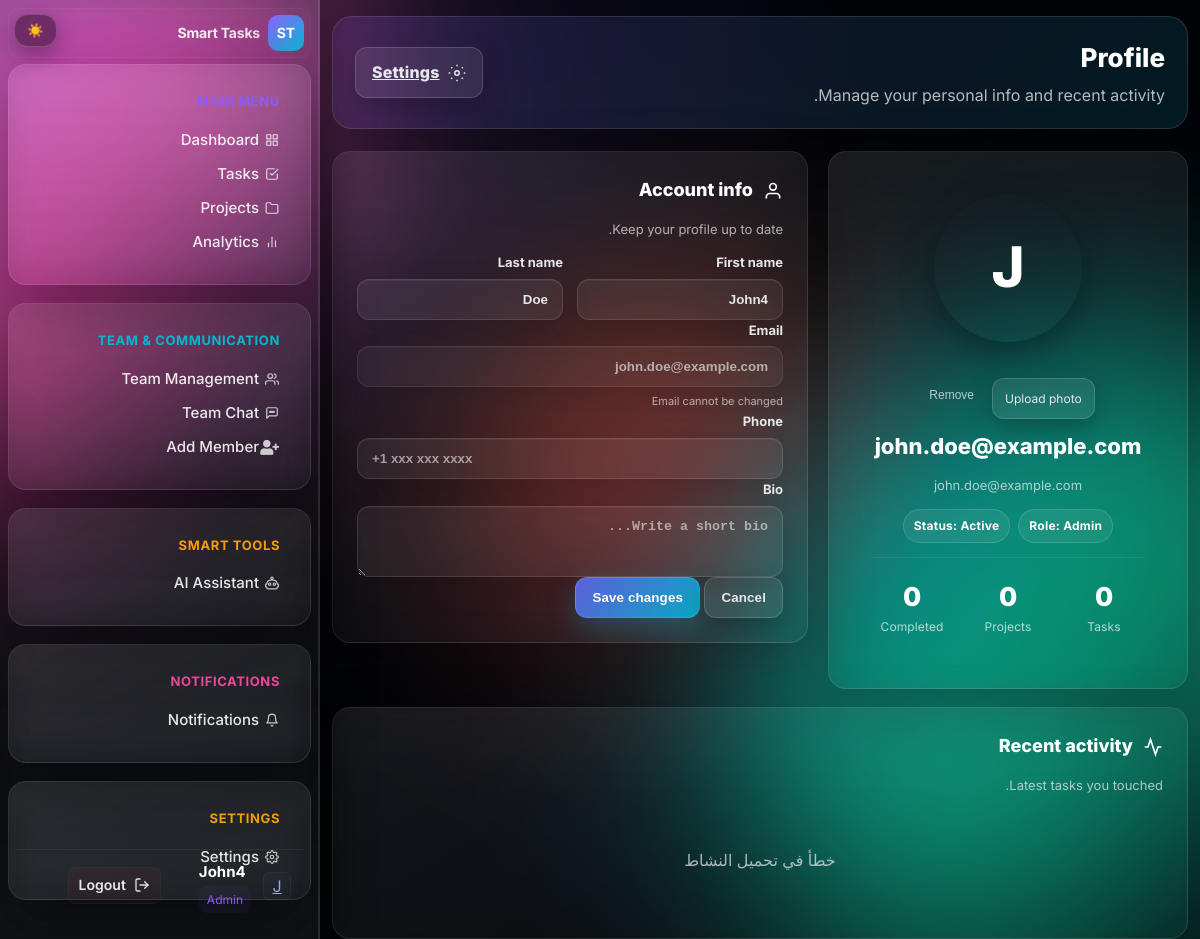
The app's page /profile/ (signed in), older data.
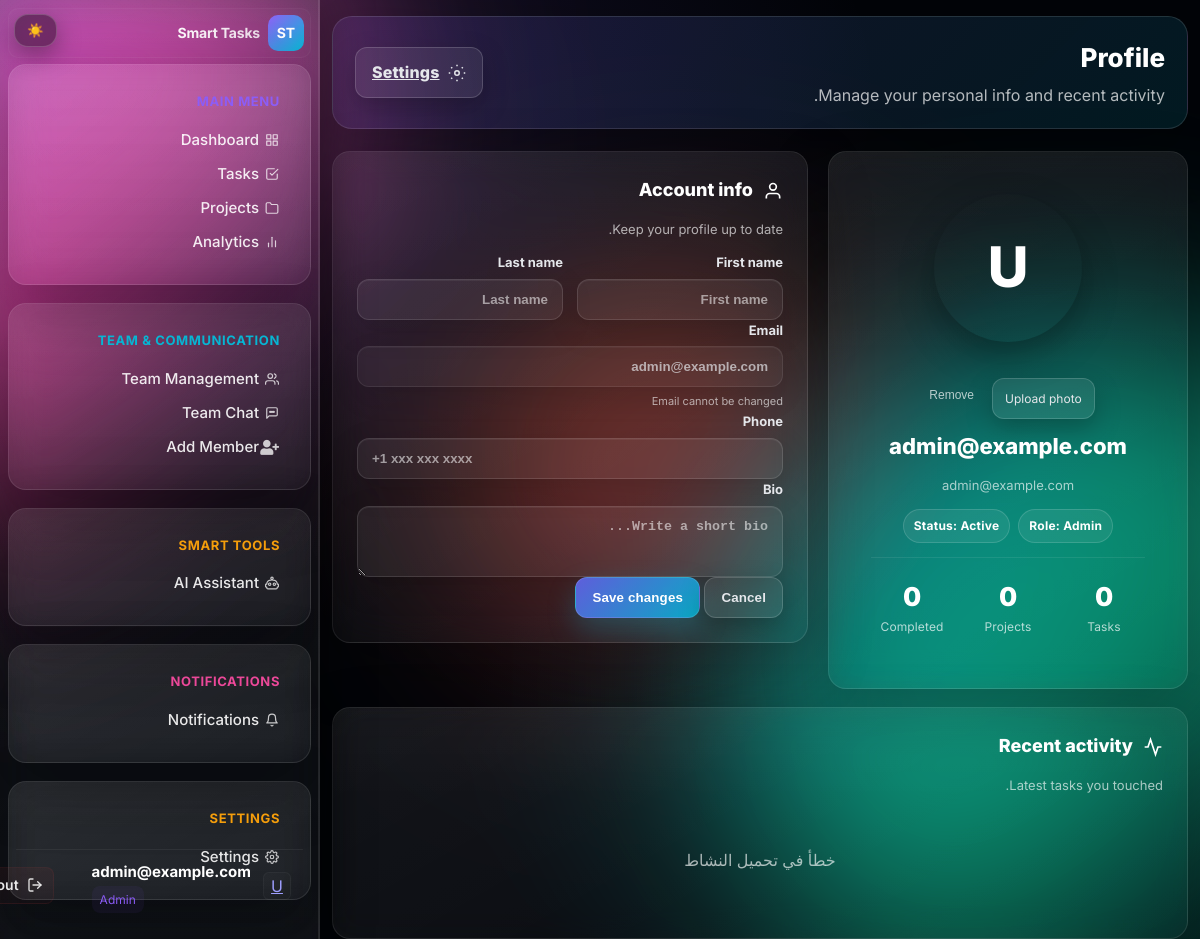
The same page, newer data.
### users/models.py (models this page shows, shortened)
class CustomUser(AbstractBaseUser, PermissionsMixin):
	email = models.EmailField(unique=True)
	first_name = models.CharField(max_length=50, blank=True)
	last_name = models.CharField(max_length=50, blank=True)
	phone_number = models.CharField(max_length=20, blank=True, null=True)
	is_active = models.BooleanField(default=True)
	is_staff = models.BooleanField(default=False)
	date_joined = models.DateTimeField(default=timezone.now)
	USERNAME_FIELD = 'email'
	REQUIRED_FIELDS = []
	objects = CustomUserManager()

### frontend/views.py (the view)
# urls.py: path('profile/', views.profile_view, name='profile'),
@login_required
def profile_view(request):
    return render(request, 'profile.html')

### templates/profile.html (shortened to what this page needs)
{% extends 'base.html' %}
{% load static %}
{% block content %}
<section class="profile-hero">
    <div>
        <h1>Profile</h1>
        <p>Manage your personal info and recent activity.</p>
    </div>
    <div class="actions">
        <a href="{% url 'settings' %}" class="btn btn-secondary">
            <svg width="18" height="18" viewBox="0 0 24 24" fill="none" stroke="currentColor" stroke-width="2">
                <circle cx="12" cy="12" r="3"></circle>
                <path d="M12 1v2m0 18v2M4.22 4.22l1.42 1.42m12.72 12.72l1.42 1.42M1 12h2m18 0h2M4.22 19.78l1.42-1.42M18.36 5.64l1.42-1.42"></path>
            </svg>
            Settings
        </a>
    </div>
</section>
<div class="profile-grid">
    <div class="glass-card">
        <div class="profile-summary">
            <div class="avatar-wrapper">
                <div class="avatar-circle" id="avatar-circle" data-avatar-target="user"><span id="avatar-initial" data-avatar-initial>{{ request.user.first_name.0|default:"U" }}</span></div>
            </div>
            <div style="display:flex;align-items:center;gap:10px;flex-wrap:wrap;justify-content:center;">
                <label class="avatar-upload" for="avatar-input">Upload photo</label>
                <button type="button" class="avatar-remove" id="avatar-remove">Remove</button>
            </div>
            <h2 style="margin:0;font-size:22px;font-weight:800;" id="profile-name">{% if request.user.get_full_name %}{{ request.user.get_full_name }}{% else %}{{ request.user.email }}{% endif %}</h2>
            <p style="margin:0;color:var(--text-muted);font-size:13px;" id="profile-email">{{ request.user.email }}</p>
            <div style="display:flex;gap:8px;flex-wrap:wrap;justify-content:center;margin:4px 0 4px;">
                <span class="pill">Role: Admin</span>
                <span class="pill">Status: Active</span>
            </div>
            <div class="stats" style="width:100%;">
                <div>
                    <div class="stat-val" style="color: var(--primary);" id="profile-tasks">0</div>
                    <div class="stat-label">Tasks</div>
                </div>
                <div>
                    <div class="stat-val" style="color: var(--accent);" id="profile-projects">0</div>
                    <div class="stat-label">Projects</div>
                </div>
                <div>
                    <div class="stat-val" style="color: var(--glow);" id="profile-completed">0</div>
                    <div class="stat-label">Completed</div>
                </div>
            </div>
        </div>
    </div>
    <div class="glass-card">
        <h3>
            <svg width="20" height="20" viewBox="0 0 24 24" fill="none" stroke="currentColor" stroke-width="2"><path d="M20 21v-2a4 4 0 0 0-4-4H8a4 4 0 0 0-4 4v2"></path><circle cx="12" cy="7" r="4"></circle></svg>
            Account info
        </h3>
        <p class="card-meta">Keep your profile up to date.</p>
        <form id="profile-form" class="stack">
            <div class="field-grid">
                <div class="field">
                    <label>First name</label>
                    <input type="text" name="first_name" class="form-input" value="{{ request.user.first_name }}" placeholder="First name">
                </div>
                <div class="field">
                    <label>Last name</label>
                    <input type="text" name="last_name" class="form-input" value="{{ request.user.last_name }}" placeholder="Last name">
                </div>
            </div>
            <div class="field">
                <label>Email</label>
                <input type="email" name="email" class="form-input" value="{{ request.user.email }}" readonly style="opacity:0.7;cursor:not-allowed;">
                <small style="color:var(--text-muted);font-size:11px;">Email cannot be changed</small>
            </div>
            <div class="field">
                <label>Phone</label>
                <input type="tel" name="phone" class="form-input" placeholder="+1 xxx xxx xxxx">
            </div>
            <div class="field">
                <label>Bio</label>
                <textarea name="bio" class="form-textarea" rows="3" placeholder="Write a short bio..."></textarea>
            </div>
            <div class="actions" style="justify-content:flex-end;">
                <button type="button" class="btn btn-secondary" onclick="window.location.reload()">Cancel</button>
                <button type="submit" class="btn" id="save-profile-btn">Save changes</button>
            </div>
        </form>
    </div>
</div>
<div class="glass-card" style="margin-top:18px;">
    <h3>
        <svg width="20" height="20" viewBox="0 0 24 24" fill="none" stroke="currentColor" stroke-width="2"><polyline points="22 12 18 12 15 21 9 3 6 12 2 12"></polyline></svg>
        Recent activity
    </h3>
    <p class="card-meta">Latest tasks you touched.</p>
    <div id="activity-list" style="display:flex;flex-direction:column;gap:12px;">
    </div>
</div>
{% endblock %}

### templates/base.html (shortened to what this page needs)
{% load static %}
<!DOCTYPE html>
<html lang="ar" dir="rtl">
<head>
    <link rel="stylesheet" href="https://cdnjs.cloudflare.com/ajax/libs/font-awesome/5.15.4/css/all.min.css">
    <link rel="stylesheet" href="{% static 'css/liquid-glass.css' %}?v=20251206a">
</head>
<body>
    <button id="theme-toggle" class="theme-toggle-btn" title="Toggle theme">🌗</button>
    <div class="blob a" aria-hidden="true"></div>
    <div class="blob b" aria-hidden="true"></div>
    <div class="blob c" aria-hidden="true"></div>
    <div class="app-container">
        <aside class="sidebar">
            <div class="sidebar-logo">
                <div class="sidebar-logo-icon">ST</div>
                <span class="sidebar-logo-text">Smart Tasks</span>
            </div>
            <nav class="sidebar-nav">
                <div class="nav-section glass-card" style="margin-bottom: 18px;">
                    <div class="nav-section-label" style="color:#8B5CF6;font-weight:700;font-size:13px;margin-bottom:10px;">Main Menu</div>
                    <a href="{% url 'dashboard' %}" class="nav-link {% if request.resolver_match.url_name == 'dashboard' %}active{% endif %}">
                        <svg class="nav-icon" viewBox="0 0 24 24">
                            <rect x="3" y="3" width="7" height="7"></rect>
                            <rect x="14" y="3" width="7" height="7"></rect>
                            <rect x="14" y="14" width="7" height="7"></rect>
                            <rect x="3" y="14" width="7" height="7"></rect>
                        </svg>
                        <span>Dashboard</span>
                    </a>
                    <a href="{% url 'tasks' %}" class="nav-link {% if request.resolver_match.url_name == 'tasks' %}active{% endif %}">
                        <svg class="nav-icon" viewBox="0 0 24 24">
                            <polyline points="9 11 12 14 22 4"></polyline>
                            <path d="M21 12v7a2 2 0 0 1-2 2H5a2 2 0 0 1-2-2V5a2 2 0 0 1 2-2h11"></path>
                        </svg>
                        <span>Tasks</span>
                    </a>
                    <a href="{% url 'projects' %}" class="nav-link {% if request.resolver_match.url_name == 'projects' %}active{% endif %}">
                        <svg class="nav-icon" viewBox="0 0 24 24">
                            <path d="M22 19a2 2 0 0 1-2 2H4a2 2 0 0 1-2-2V5a2 2 0 0 1 2-2h5l2 3h9a2 2 0 0 1 2 2z"></path>
                        </svg>
                        <span>Projects</span>
                    </a>
                    <a href="{% url 'analytics' %}" class="nav-link {% if request.resolver_match.url_name == 'analytics' %}active{% endif %}">
                        <svg class="nav-icon" viewBox="0 0 24 24">
                            <line x1="18" y1="20" x2="18" y2="10"></line>
                            <line x1="12" y1="20" x2="12" y2="4"></line>
                            <line x1="6" y1="20" x2="6" y2="14"></line>
                        </svg>
                        <span>Analytics</span>
                    </a>
                </div>
                <div class="nav-section glass-card" style="margin-bottom: 18px;">
                    <div class="nav-section-label" style="color:#06B6D4;font-weight:700;font-size:13px;margin-bottom:10px;">Team & Communication</div>
                    <a href="{% url 'team' %}" class="nav-link {% if request.resolver_match.url_name == 'team' %}active{% endif %}">
                        <svg class="nav-icon" viewBox="0 0 24 24">
                            <path d="M17 21v-2a4 4 0 0 0-4-4H5a4 4 0 0 0-4 4v2"></path>
                            <circle cx="9" cy="7" r="4"></circle>
                            <path d="M23 21v-2a4 4 0 0 0-3-3.87"></path>
                            <path d="M16 3.13a4 4 0 0 1 0 7.75"></path>
                        </svg>
                        <span>Team Management</span>
                    </a>
                    <a href="{% url 'team-chat' %}" class="nav-link {% if request.resolver_match.url_name == 'team-chat' %}active{% endif %}">
                        <svg class="nav-icon" viewBox="0 0 24 24">
                            <path d="M21 15a2 2 0 0 1-2 2H7l-4 4V5a2 2 0 0 1 2-2h14a2 2 0 0 1 2 2z"></path>
                            <circle cx="9" cy="10" r="1"></circle>
                            <circle cx="12" cy="10" r="1"></circle>
                            <circle cx="15" cy="10" r="1"></circle>
                        </svg>
                        <span>Team Chat</span>
                    </a>
                        {% if show_add_member_link %}
                        <a href="{% url 'add_member' %}" class="nav-link {% if request.resolver_match.url_name == 'add_member' %}active{% endif %}">
                            <i class="fas fa-user-plus nav-icon"></i>
                            <span>Add Member</span>
                        </a>
                        {% endif %}
                </div>
                <div class="nav-section glass-card" style="margin-bottom: 18px;">
                    <div class="nav-section-label" style="color:#F59E0B;font-weight:700;font-size:13px;margin-bottom:10px;">Smart Tools</div>
                    <a href="{% url 'ai-chatbot' %}" class="nav-link {% if request.resolver_match.url_name == 'ai-chatbot' %}active{% endif %}">
                        <span>AI Assistant</span>
                    </a>
                </div>
                <div class="nav-section glass-card" style="margin-bottom: 18px;">
                    <div class="nav-section-label" style="color:#EC4899;font-weight:700;font-size:13px;margin-bottom:10px;">Notifications</div>
                    <a href="{% url 'notifications-page' %}" id="notifications-trigger" class="nav-link {% if request.resolver_match.url_name == 'notifications-page' %}active{% endif %}">
                        <svg class="nav-icon" viewBox="0 0 24 24">
                            <path d="M18 8a6 6 0 0 0-12 0c0 7-3 9-3 9h18s-3-2-3-9"></path>
                            <path d="M13.73 21a2 2 0 0 1-3.46 0"></path>
                        </svg>
                        <span>Notifications</span>
                    </a>
                </div>
                <div class="nav-section glass-card" style="margin-bottom: 18px;">
                    <div class="nav-section-label" style="color:#F59E0B;font-weight:700;font-size:13px;margin-bottom:10px;">Settings</div>
                    <a href="{% url 'settings' %}" class="nav-link {% if request.resolver_match.url_name == 'settings' %}active{% endif %}">
                        <span>Settings</span>
                    </a>
                </div>
                <div class="sidebar-footer">
                    <div class="user-profile-row">
                        <a href="{% url 'profile' %}" class="account-profile-link" title="View profile">
                            <div class="user-avatar-glass small" data-avatar-target="user">
                                {% if request.user.profile.image %}
                                    <img src="{{ request.user.profile.image.url }}" alt="Avatar" class="user-avatar-img" data-avatar-img />
                                {% else %}
                                    <span class="user-avatar-initial" data-avatar-initial>{{ request.user.first_name.0|default:"U" }}</span>
                                {% endif %}
                            </div>
                        </a>
                        <div class="user-info">
                            <div class="user-name">
                                {% if request.user.get_full_name %}
                                    {{ request.user.get_full_name }}
                                {% elif request.user.first_name %}
                                    {{ request.user.first_name }}
                                {% elif request.user.email %}
                                    {{ request.user.email }}
                                {% else %}
                                    User
                                {% endif %}
                            </div>
                            <div class="user-role">Admin</div>
                        </div>
                        <div class="footer-actions">
                            <a href="{% url 'settings' %}" class="btn-icon" title="Settings">
                            </a>
                            <a href="{% url 'logout' %}" class="nav-link logout-link" onclick="return confirm('Are you sure you want to logout?');" title="Logout">
                                <svg class="nav-icon" viewBox="0 0 24 24" fill="none" stroke="currentColor" stroke-width="2">
                                    <path d="M9 21H5a2 2 0 0 1-2-2V5a2 2 0 0 1 2-2h4"></path>
                                    <polyline points="16 17 21 12 16 7"></polyline>
                                    <line x1="21" y1="12" x2="9" y2="12"></line>
                                </svg>
                                <span>Logout</span>
                            </a>
                        </div>
                    </div>
                </div>
            </nav>
        </aside>
        <main class="main-wrapper">
            {% block content %}{% endblock %}
        </main>
    </div>
</body>
</html>

Row changes from the older to the newer data that the page shows:
changed CustomUser: user.first_name.0 "J" → "U"; user.email (not shown) → "admin@example.com"; user.email "john.doe@example.com" → "admin@example.com"; email "john.doe@example.com" → "admin@example.com"; user.first_name "John4" → (not shown); first_name "John4" → (not shown); last_name "Doe" → (not shown)
